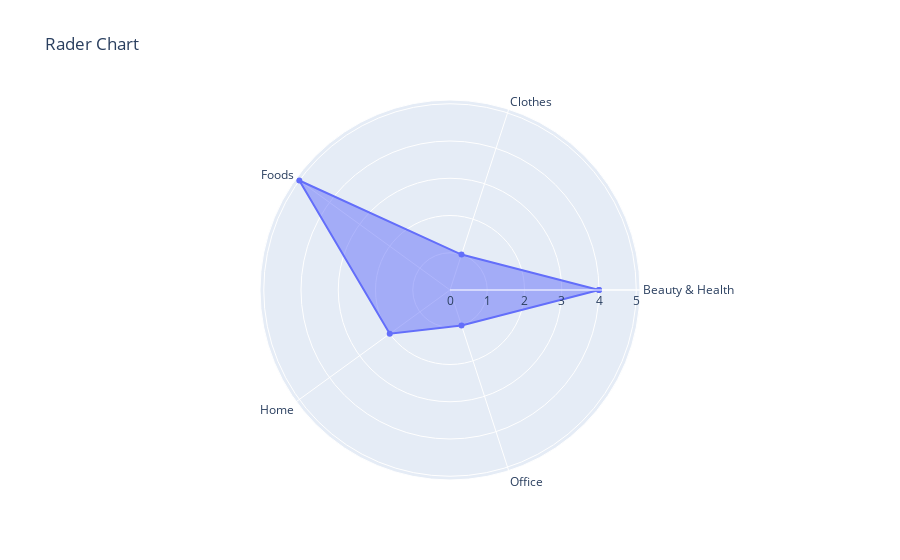

The cell this chart's notebook holds for it:
### Code cell
A = go.Scatterpolar(r = ranks,
                theta = thetas,
                fill = "toself",
                name = "2020")

data = [A]
layout = go.Layout(title = "Rader Chart")

fig = go.Figure(data, layout)
fig.show()

### Figure 1 — Plotly figure (JSON) as saved in the notebook; plotly's stock layout.template omitted (floating-point values rounded to 4 significant figures)
{"data": [{"fill": "toself", "name": "2020", "r": [4, 1, 5, 2, 1, 4], "theta": ["Beauty & Health", "Clothes", "Foods", "Home", "Office", "Beauty & Health"], "type": "scatterpolar"}], "layout": {"autosize": true, "polar": {"angularaxis": {"type": "category"}, "radialaxis": {"autorange": true, "range": [0, 5.217], "type": "linear"}}, "title": {"text": "Rader Chart"}}}
